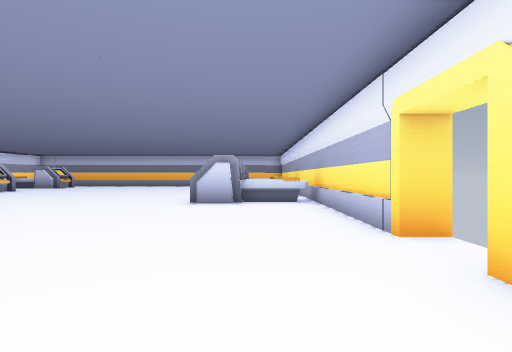
View 1 (above)

16 first-person views from a walk through a level from a Godot 3-D game. The camera is 1.4 m above the floor, looks level and sees 85° across. The floor is counted in squares, 2.02 m on a side. Each view is taken from the middle of a square. On the plan, view 1 faces up. The plan holds only what a view shows up to about 9 squares ahead; the rest is blank. Door leaves are left out where a doorway can be walked through.

View 2
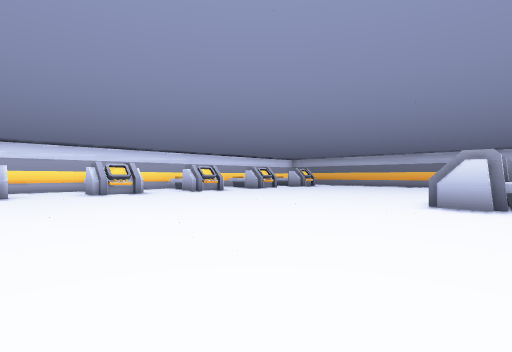

View 3
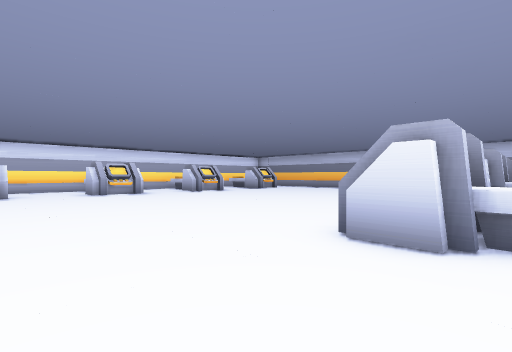

View 4
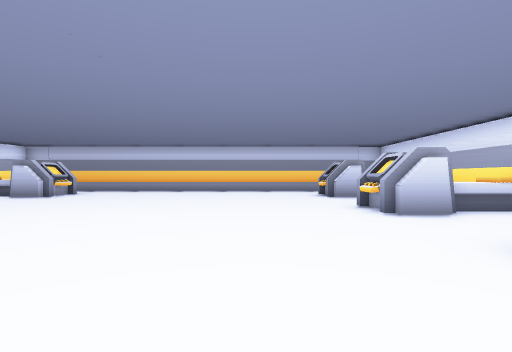

View 5
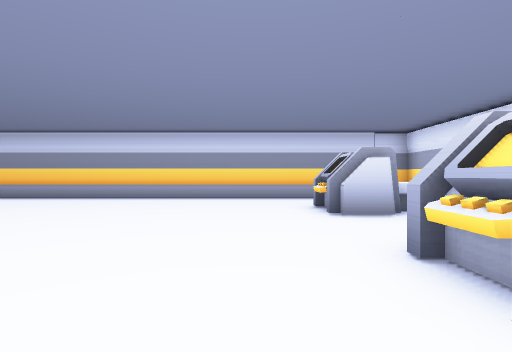

View 6
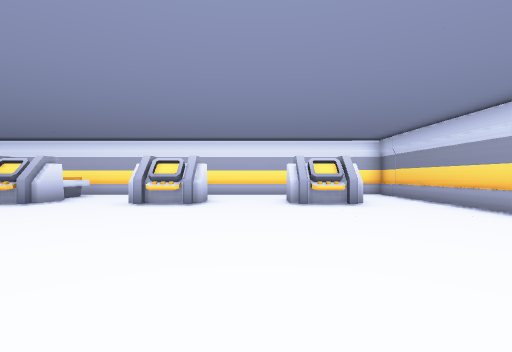

View 7
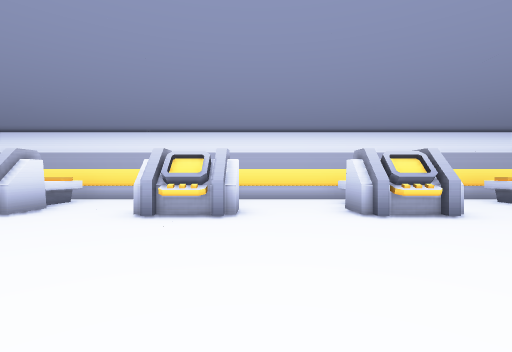

View 8
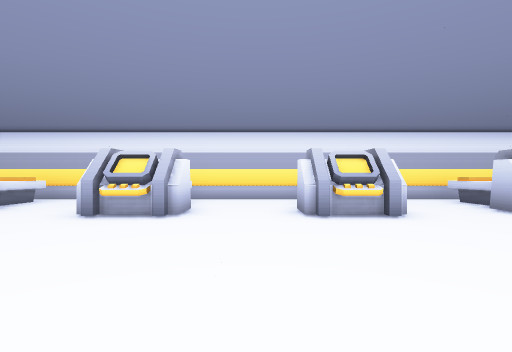

View 9
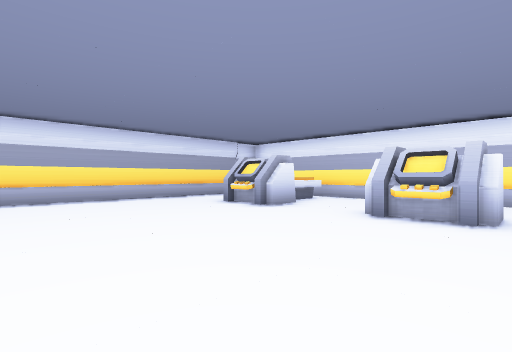

View 10
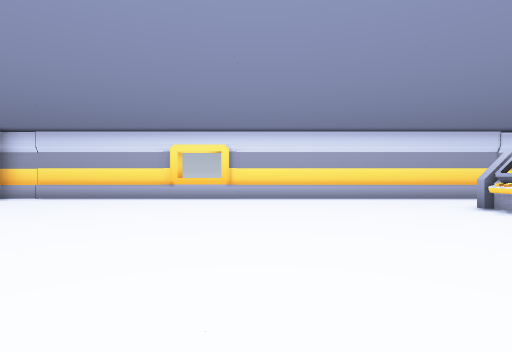

View 11
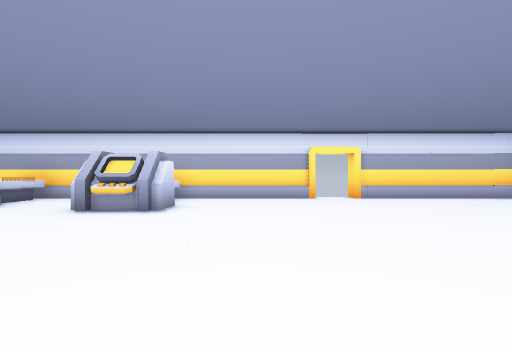

View 12
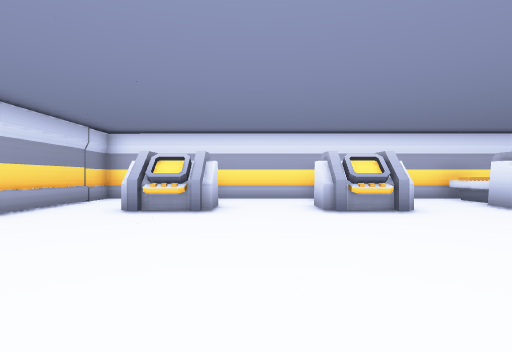

View 13
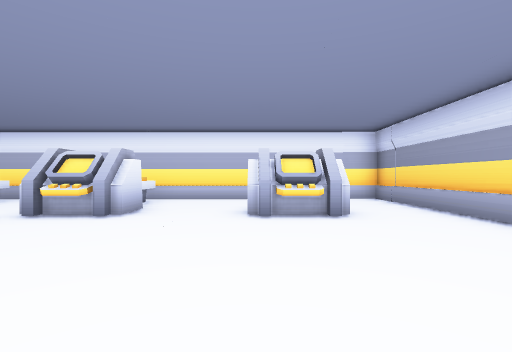

View 14
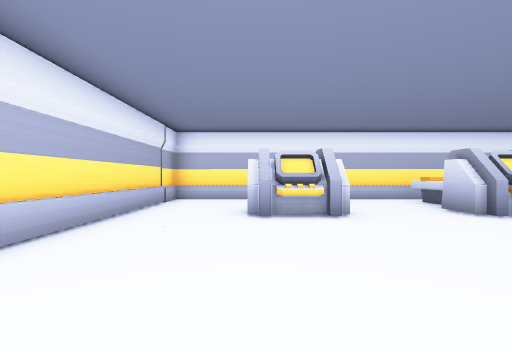

View 15
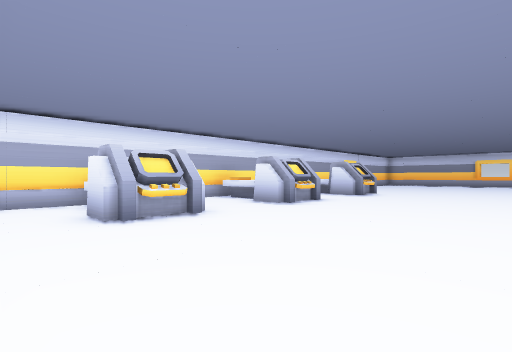

View 16
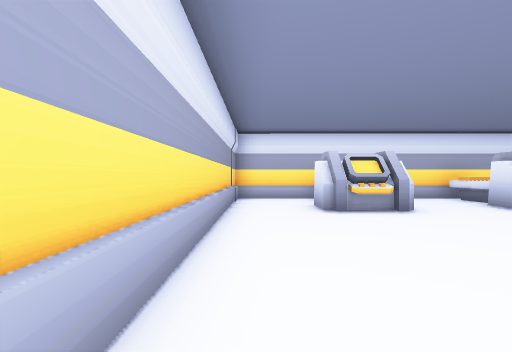

### Floor plan
Points are (right, up) in squares from view 1. A wall is a line through its corners. A room is listed if a view was taken in it or the views show most of it. See-through windows are left out.
Room 1 (views 1, 2, 3, 4, 5, 6, 7, 8, 9, 10, 11, 12, 13, 14, 15, 16)
walls: (-10.7, 6.9) (-11.9, 6.9); (-10.7, 7.4) (-11.2, 7.4); (-11.2, 7.3) (-10.6, 7.3); (-11.1, 8.2) (-10.7, 8.2) (-10.7, 7.1) (-11.2, 7.1); (-11.2, 8.5) (-10.6, 8.5); (-11.4, 8.7) (-10.9, 8.7) (-10.9, 6.9); (-11.2, 4.5) (-10.6, 4.5); (-11.2, 4.2) (-10.7, 4.2) (-10.7, 3.2) (-11.2, 3.2); (-11.5, 4.7) (-10.9, 4.7) (-10.9, 2.9) (-11.9, 2.9); (-1.7, 7.4) (-1.7, 8.1); (-10.7, 10.9) (-11.9, 10.9); (-11.1, 3.5) (-10.6, 3.5); (-11.2, 3.3) (-10.6, 3.3); (-10.6, 11.5) (-11.1, 11.5) (-10.6, 11.5); (-1.1, 7.1) (-1.7, 7.1); (-1.2, 8.3) (-1.7, 8.3); (-11.2, 11.3) (-10.6, 11.3); (-0.5, 6.9) (-1.5, 6.9) (-1.5, 8.7) (-0.5, 8.7); (-11.1, 12.2) (-10.7, 12.2) (-10.7, 11.1) (-11.2, 11.1); (-1.5, 10.9) (-1.5, 12.7) (-0.5, 12.7); (-1.8, 11.3) (-1.2, 11.3); (-11.2, 12.5) (-10.6, 12.5); (-1.1, 11.1) (-1.7, 11.1) (-1.7, 12.2) (-1.2, 12.2); (-11.5, 12.7) (-10.9, 12.7) (-10.9, 10.9); (-14.4, 8.1) (-14.4, 1.7); (-1.8, 12.5) (-1.1, 12.5); (-0.5, 10.9) (-1.7, 10.9); (-11.4, 0.7) (-10.9, 0.7) (-10.9, -1.2); (-1.2, 12.1) (-1.7, 12.1); (-11.2, 0.5) (-10.6, 0.5); (-10.7, 0.1) (-10.7, -0.6); (-11.1, -0.5) (-10.6, -0.5); (-14.4, 1.5) (-14.4, -3.5) (1.7, -3.5) (1.7, 2); (1.7, 3.2) (1.7, 8.5); (-1.5, 14.9) (-1.5, 16.7) (-0.6, 16.7); (-1.8, 15.3) (-1.2, 15.3); (-1.8, 15.5) (-1.2, 15.5); (-1.1, 15.1) (-1.7, 15.1) (-1.7, 16.2) (-1.2, 16.2); (-10.9, 16.4) (-10.9, 14.9) (-11.9, 14.9); (-1.2, 15.4) (-1.8, 15.4); (-0.5, 14.9) (-1.7, 14.9); (-14.4, 14.7) (-14.4, 8.5); (-1.2, 16.1) (-1.8, 16.1); (-1.8, 16.5) (-1.1, 16.5); (-1.2, 16.3) (-1.8, 16.3); (-14.4, 16.7) (-14.4, 15); (-0.5, 18.7) (-14.4, 18.7) (-14.4, 17.7)
low walls: (-10.7, 16.1) (-10.7, 15.4)
ways out: opening at (-1, 9.5) to room 2; opening at (0.5, 7.5) to room 2; opening at (-1, 13.5) to room 3; opening at (-1, 17.5) to room 4; open door at (2, 2.5)
objects: bed (-13, 0) to (-12, 0); bed (-13, 4) to (-12, 4); bed (-13, 8) to (-12, 8); bed (-13, 12) to (-12, 12); bed (-13, 16) to (-12, 16); bed (0, 8) to (1, 8)
Room 2 (no view inside)
walls: (1.7, 8.5) (1.7, 12.4)
ways out: opening at (-1, 9.5) to room 1; opening at (0.5, 7.5) to room 1; opening at (0.5, 11.5) to room 3
objects: bed (0, 12) to (1, 12)
Room 3 (no view inside)
walls: (1.7, 12.4) (1.7, 16.4)
ways out: opening at (-1, 13.5) to room 1; opening at (0.5, 11.5) to room 2; opening at (0.5, 15.5) to room 4
objects: bed (0, 16) to (1, 16)
Room 4 (no view inside)
walls: (1.7, 16.4) (1.7, 18.7) (-0.5, 18.7)
ways out: opening at (-1, 17.5) to room 1; opening at (0.5, 15.5) to room 3

Positions as (right, up) in squares from view 1, and headings:
1: (0, 0), facing up
2: (0, 0), facing up-left
3: (0, 4), facing up-left
4: (-4, 6), facing up
5: (-3, 10), facing up
6: (-4, 14), facing left
7: (-6, 9), facing left
8: (-6, 6), facing left
9: (-6, 5), facing down-left
10: (-6, 5), facing down
11: (-7, 5), facing right
12: (-7, 14), facing right
13: (-6, 15), facing left
14: (-6, -1), facing left
15: (-6, 18), facing down-right
16: (-7, 18), facing right
